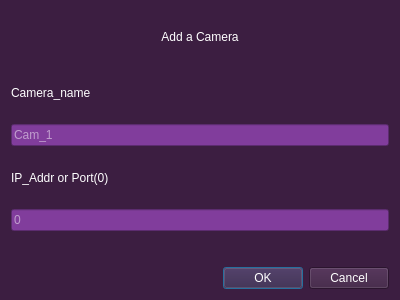
<?xml version="1.0" encoding="UTF-8"?>
<ui version="4.0">
 <class>Dialog</class>
 <widget class="QDialog" name="Dialog">
  <property name="geometry">
   <rect>
    <x>0</x>
    <y>0</y>
    <width>400</width>
    <height>300</height>
   </rect>
  </property>
  <property name="windowTitle">
   <string>Dialog</string>
  </property>
  <property name="styleSheet">
   <string notr="true">background-color: rgb(60,30,65);
color: rgb(255, 255, 255);</string>
  </property>
  <layout class="QVBoxLayout" name="verticalLayout">
   <item>
    <widget class="QLabel" name="label_3">
     <property name="layoutDirection">
      <enum>Qt::LayoutDirection::LeftToRight</enum>
     </property>
     <property name="styleSheet">
      <string notr="true">font: 700 15pt &quot;Adwaita Sans&quot;;</string>
     </property>
     <property name="text">
      <string>Add a Camera</string>
     </property>
     <property name="alignment">
      <set>Qt::AlignmentFlag::AlignCenter</set>
     </property>
    </widget>
   </item>
   <item>
    <widget class="QLabel" name="label">
     <property name="sizePolicy">
      <sizepolicy hsizetype="Preferred" vsizetype="Minimum">
       <horstretch>0</horstretch>
       <verstretch>0</verstretch>
      </sizepolicy>
     </property>
     <property name="text">
      <string>Camera_name</string>
     </property>
    </widget>
   </item>
   <item>
    <widget class="QLineEdit" name="name_input">
     <property name="focusPolicy">
      <enum>Qt::FocusPolicy::ClickFocus</enum>
     </property>
     <property name="autoFillBackground">
      <bool>false</bool>
     </property>
     <property name="styleSheet">
      <string notr="true">background-color: rgb(129, 61, 156);</string>
     </property>
     <property name="text">
      <string/>
     </property>
     <property name="placeholderText">
      <string>Cam_1</string>
     </property>
     <property name="clearButtonEnabled">
      <bool>true</bool>
     </property>
    </widget>
   </item>
   <item>
    <widget class="QLabel" name="label_2">
     <property name="text">
      <string>IP_Addr or Port(0)</string>
     </property>
    </widget>
   </item>
   <item>
    <widget class="QLineEdit" name="url_input">
     <property name="autoFillBackground">
      <bool>false</bool>
     </property>
     <property name="styleSheet">
      <string notr="true">background-color: rgb(129, 61, 156);</string>
     </property>
     <property name="text">
      <string/>
     </property>
     <property name="placeholderText">
      <string>0</string>
     </property>
    </widget>
   </item>
   <item>
    <spacer name="verticalSpacer">
     <property name="orientation">
      <enum>Qt::Orientation::Vertical</enum>
     </property>
     <property name="sizeType">
      <enum>QSizePolicy::Policy::Fixed</enum>
     </property>
     <property name="sizeHint" stdset="0">
      <size>
       <width>20</width>
       <height>30</height>
      </size>
     </property>
    </spacer>
   </item>
   <item>
    <widget class="QDialogButtonBox" name="buttonBox">
     <property name="orientation">
      <enum>Qt::Orientation::Horizontal</enum>
     </property>
     <property name="standardButtons">
      <set>QDialogButtonBox::StandardButton::Cancel|QDialogButtonBox::StandardButton::Ok</set>
     </property>
    </widget>
   </item>
  </layout>
 </widget>
 <resources/>
 <connections/>
</ui>
